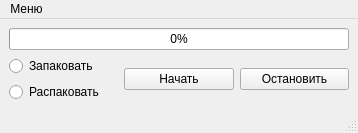
<?xml version="1.0" encoding="UTF-8"?>
<ui version="4.0">
 <class>MainWindow</class>
 <widget class="QMainWindow" name="MainWindow">
  <property name="geometry">
   <rect>
    <x>0</x>
    <y>0</y>
    <width>358</width>
    <height>132</height>
   </rect>
  </property>
  <property name="windowTitle">
   <string>(Un)Pack DVPL</string>
  </property>
  <widget class="QWidget" name="centralwidget">
   <layout class="QGridLayout" name="gridLayout_2">
    <item row="0" column="0">
     <layout class="QGridLayout" name="gridLayout">
      <item row="1" column="0">
       <layout class="QHBoxLayout" name="horizontalLayout">
        <item>
         <layout class="QVBoxLayout" name="verticalLayout">
          <item>
           <widget class="QRadioButton" name="rb_Pack">
            <property name="text">
             <string>Запаковать</string>
            </property>
           </widget>
          </item>
          <item>
           <widget class="QRadioButton" name="rb_Unpack">
            <property name="text">
             <string>Распаковать</string>
            </property>
           </widget>
          </item>
         </layout>
        </item>
        <item>
         <widget class="QPushButton" name="btn_Start">
          <property name="text">
           <string>Начать</string>
          </property>
         </widget>
        </item>
        <item>
         <widget class="QPushButton" name="btn_Stop">
          <property name="text">
           <string>Остановить</string>
          </property>
         </widget>
        </item>
       </layout>
      </item>
      <item row="0" column="0">
       <widget class="QProgressBar" name="status">
        <property name="value">
         <number>0</number>
        </property>
       </widget>
      </item>
     </layout>
    </item>
   </layout>
  </widget>
  <widget class="QMenuBar" name="menubar">
   <property name="geometry">
    <rect>
     <x>0</x>
     <y>0</y>
     <width>358</width>
     <height>20</height>
    </rect>
   </property>
   <widget class="QMenu" name="menu">
    <property name="title">
     <string>Меню</string>
    </property>
    <addaction name="menu_ChangePath"/>
   </widget>
   <addaction name="menu"/>
  </widget>
  <widget class="QStatusBar" name="statusbar"/>
  <action name="menu_ChangePath">
   <property name="text">
    <string>Выбрать путь</string>
   </property>
   <property name="shortcut">
    <string>Ctrl+O</string>
   </property>
  </action>
 </widget>
 <resources/>
 <connections/>
</ui>
